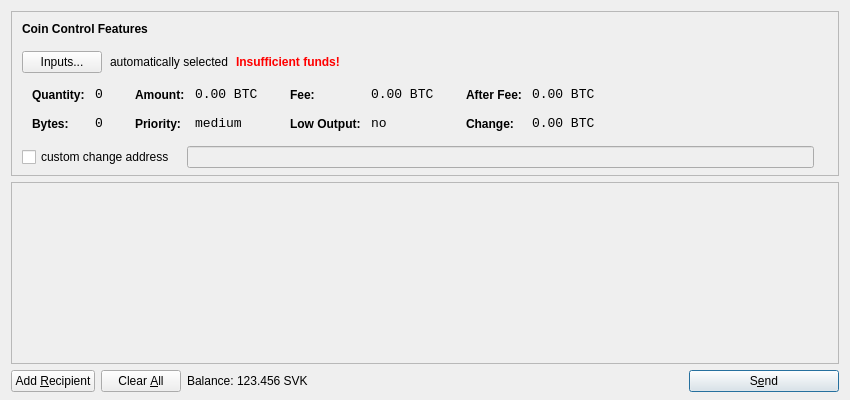
<?xml version="1.0" encoding="UTF-8"?>
<ui version="4.0">
 <class>SendCoinsDialog</class>
 <widget class="QDialog" name="SendCoinsDialog">
  <property name="geometry">
   <rect>
    <x>0</x>
    <y>0</y>
    <width>850</width>
    <height>400</height>
   </rect>
  </property>
  <property name="windowTitle">
   <string>Send Coins</string>
  </property>
  <layout class="QVBoxLayout" name="verticalLayout" stretch="0,1,0">
   <property name="bottomMargin">
    <number>8</number>
   </property>
   <item>
    <widget class="QFrame" name="frameCoinControl">
     <property name="sizePolicy">
      <sizepolicy hsizetype="Expanding" vsizetype="Expanding">
       <horstretch>0</horstretch>
       <verstretch>0</verstretch>
      </sizepolicy>
     </property>
     <property name="maximumSize">
      <size>
       <width>16777215</width>
       <height>16777215</height>
      </size>
     </property>
     <property name="frameShape">
      <enum>QFrame::StyledPanel</enum>
     </property>
     <property name="frameShadow">
      <enum>QFrame::Sunken</enum>
     </property>
     <layout class="QVBoxLayout" name="verticalLayoutCoinControl2">
      <property name="spacing">
       <number>-1</number>
      </property>
      <property name="leftMargin">
       <number>0</number>
      </property>
      <property name="topMargin">
       <number>0</number>
      </property>
      <property name="rightMargin">
       <number>0</number>
      </property>
      <property name="bottomMargin">
       <number>6</number>
      </property>
      <item>
       <layout class="QVBoxLayout" name="verticalLayoutCoinControl" stretch="0,0,0,0,1">
        <property name="spacing">
         <number>0</number>
        </property>
        <property name="leftMargin">
         <number>10</number>
        </property>
        <property name="topMargin">
         <number>10</number>
        </property>
        <item>
         <layout class="QHBoxLayout" name="horizontalLayoutCoinControl1">
          <property name="bottomMargin">
           <number>15</number>
          </property>
          <item>
           <widget class="QLabel" name="labelCoinControlFeatures">
            <property name="sizePolicy">
             <sizepolicy hsizetype="Preferred" vsizetype="Maximum">
              <horstretch>0</horstretch>
              <verstretch>0</verstretch>
             </sizepolicy>
            </property>
            <property name="font">
             <font>
              <weight>75</weight>
              <bold>true</bold>
             </font>
            </property>
            <property name="styleSheet">
             <string notr="true">font-weight:bold;</string>
            </property>
            <property name="text">
             <string>Coin Control Features</string>
            </property>
           </widget>
          </item>
         </layout>
        </item>
        <item>
         <layout class="QHBoxLayout" name="horizontalLayoutCoinControl2" stretch="0,0,0,0">
          <property name="spacing">
           <number>8</number>
          </property>
          <property name="bottomMargin">
           <number>10</number>
          </property>
          <item>
           <widget class="QPushButton" name="pushButtonCoinControl">
            <property name="styleSheet">
             <string notr="true"/>
            </property>
            <property name="text">
             <string>Inputs...</string>
            </property>
           </widget>
          </item>
          <item>
           <widget class="QLabel" name="labelCoinControlAutomaticallySelected">
            <property name="text">
             <string>automatically selected</string>
            </property>
            <property name="margin">
             <number>5</number>
            </property>
           </widget>
          </item>
          <item>
           <widget class="QLabel" name="labelCoinControlInsuffFunds">
            <property name="font">
             <font>
              <weight>75</weight>
              <bold>true</bold>
             </font>
            </property>
            <property name="styleSheet">
             <string notr="true">color:red;font-weight:bold;</string>
            </property>
            <property name="text">
             <string>Insufficient funds!</string>
            </property>
            <property name="margin">
             <number>5</number>
            </property>
           </widget>
          </item>
          <item>
           <spacer name="horizontalSpacerCoinControl">
            <property name="orientation">
             <enum>Qt::Horizontal</enum>
            </property>
            <property name="sizeHint" stdset="0">
             <size>
              <width>40</width>
              <height>1</height>
             </size>
            </property>
           </spacer>
          </item>
         </layout>
        </item>
        <item>
         <widget class="QWidget" name="widgetCoinControl" native="true">
          <property name="sizePolicy">
           <sizepolicy hsizetype="Preferred" vsizetype="Preferred">
            <horstretch>0</horstretch>
            <verstretch>0</verstretch>
           </sizepolicy>
          </property>
          <property name="minimumSize">
           <size>
            <width>0</width>
            <height>0</height>
           </size>
          </property>
          <property name="styleSheet">
           <string notr="true"/>
          </property>
          <layout class="QHBoxLayout" name="horizontalLayoutCoinControl5">
           <property name="margin">
            <number>0</number>
           </property>
           <item>
            <layout class="QHBoxLayout" name="horizontalLayoutCoinControl3" stretch="0,0,0,1">
             <property name="spacing">
              <number>20</number>
             </property>
             <property name="topMargin">
              <number>0</number>
             </property>
             <property name="bottomMargin">
              <number>10</number>
             </property>
             <item>
              <layout class="QFormLayout" name="formLayoutCoinControl1">
               <property name="horizontalSpacing">
                <number>10</number>
               </property>
               <property name="verticalSpacing">
                <number>14</number>
               </property>
               <property name="leftMargin">
                <number>10</number>
               </property>
               <property name="topMargin">
                <number>4</number>
               </property>
               <property name="rightMargin">
                <number>6</number>
               </property>
               <item row="0" column="0">
                <widget class="QLabel" name="labelCoinControlQuantityText">
                 <property name="styleSheet">
                  <string notr="true">font-weight:bold;</string>
                 </property>
                 <property name="text">
                  <string>Quantity:</string>
                 </property>
                 <property name="margin">
                  <number>0</number>
                 </property>
                </widget>
               </item>
               <item row="0" column="1">
                <widget class="QLabel" name="labelCoinControlQuantity">
                 <property name="font">
                  <font>
                   <family>Monospace</family>
                   <pointsize>10</pointsize>
                  </font>
                 </property>
                 <property name="cursor">
                  <cursorShape>IBeamCursor</cursorShape>
                 </property>
                 <property name="contextMenuPolicy">
                  <enum>Qt::ActionsContextMenu</enum>
                 </property>
                 <property name="text">
                  <string notr="true">0</string>
                 </property>
                 <property name="margin">
                  <number>0</number>
                 </property>
                 <property name="textInteractionFlags">
                  <set>Qt::LinksAccessibleByMouse|Qt::TextSelectableByKeyboard|Qt::TextSelectableByMouse</set>
                 </property>
                </widget>
               </item>
               <item row="1" column="0">
                <widget class="QLabel" name="labelCoinControlBytesText">
                 <property name="styleSheet">
                  <string notr="true">font-weight:bold;</string>
                 </property>
                 <property name="text">
                  <string>Bytes:</string>
                 </property>
                </widget>
               </item>
               <item row="1" column="1">
                <widget class="QLabel" name="labelCoinControlBytes">
                 <property name="font">
                  <font>
                   <family>Monospace</family>
                   <pointsize>10</pointsize>
                  </font>
                 </property>
                 <property name="cursor">
                  <cursorShape>IBeamCursor</cursorShape>
                 </property>
                 <property name="contextMenuPolicy">
                  <enum>Qt::ActionsContextMenu</enum>
                 </property>
                 <property name="text">
                  <string notr="true">0</string>
                 </property>
                 <property name="textInteractionFlags">
                  <set>Qt::LinksAccessibleByMouse|Qt::TextSelectableByKeyboard|Qt::TextSelectableByMouse</set>
                 </property>
                </widget>
               </item>
              </layout>
             </item>
             <item>
              <layout class="QFormLayout" name="formLayoutCoinControl2">
               <property name="horizontalSpacing">
                <number>10</number>
               </property>
               <property name="verticalSpacing">
                <number>14</number>
               </property>
               <property name="leftMargin">
                <number>6</number>
               </property>
               <property name="topMargin">
                <number>4</number>
               </property>
               <property name="rightMargin">
                <number>6</number>
               </property>
               <item row="0" column="0">
                <widget class="QLabel" name="labelCoinControlAmountText">
                 <property name="styleSheet">
                  <string notr="true">font-weight:bold;</string>
                 </property>
                 <property name="text">
                  <string>Amount:</string>
                 </property>
                 <property name="margin">
                  <number>0</number>
                 </property>
                </widget>
               </item>
               <item row="0" column="1">
                <widget class="QLabel" name="labelCoinControlAmount">
                 <property name="font">
                  <font>
                   <family>Monospace</family>
                   <pointsize>10</pointsize>
                  </font>
                 </property>
                 <property name="cursor">
                  <cursorShape>IBeamCursor</cursorShape>
                 </property>
                 <property name="contextMenuPolicy">
                  <enum>Qt::ActionsContextMenu</enum>
                 </property>
                 <property name="text">
                  <string notr="true">0.00 BTC</string>
                 </property>
                 <property name="textInteractionFlags">
                  <set>Qt::LinksAccessibleByMouse|Qt::TextSelectableByKeyboard|Qt::TextSelectableByMouse</set>
                 </property>
                </widget>
               </item>
               <item row="1" column="0">
                <widget class="QLabel" name="labelCoinControlPriorityText">
                 <property name="styleSheet">
                  <string notr="true">font-weight:bold;</string>
                 </property>
                 <property name="text">
                  <string>Priority:</string>
                 </property>
                </widget>
               </item>
               <item row="1" column="1">
                <widget class="QLabel" name="labelCoinControlPriority">
                 <property name="font">
                  <font>
                   <family>Monospace</family>
                   <pointsize>10</pointsize>
                  </font>
                 </property>
                 <property name="cursor">
                  <cursorShape>IBeamCursor</cursorShape>
                 </property>
                 <property name="contextMenuPolicy">
                  <enum>Qt::ActionsContextMenu</enum>
                 </property>
                 <property name="text">
                  <string>medium</string>
                 </property>
                 <property name="textInteractionFlags">
                  <set>Qt::LinksAccessibleByMouse|Qt::TextSelectableByKeyboard|Qt::TextSelectableByMouse</set>
                 </property>
                </widget>
               </item>
              </layout>
             </item>
             <item>
              <layout class="QFormLayout" name="formLayoutCoinControl3">
               <property name="horizontalSpacing">
                <number>10</number>
               </property>
               <property name="verticalSpacing">
                <number>14</number>
               </property>
               <property name="leftMargin">
                <number>6</number>
               </property>
               <property name="topMargin">
                <number>4</number>
               </property>
               <property name="rightMargin">
                <number>6</number>
               </property>
               <item row="0" column="0">
                <widget class="QLabel" name="labelCoinControlFeeText">
                 <property name="styleSheet">
                  <string notr="true">font-weight:bold;</string>
                 </property>
                 <property name="text">
                  <string>Fee:</string>
                 </property>
                 <property name="margin">
                  <number>0</number>
                 </property>
                </widget>
               </item>
               <item row="0" column="1">
                <widget class="QLabel" name="labelCoinControlFee">
                 <property name="font">
                  <font>
                   <family>Monospace</family>
                   <pointsize>10</pointsize>
                  </font>
                 </property>
                 <property name="cursor">
                  <cursorShape>IBeamCursor</cursorShape>
                 </property>
                 <property name="contextMenuPolicy">
                  <enum>Qt::ActionsContextMenu</enum>
                 </property>
                 <property name="text">
                  <string notr="true">0.00 BTC</string>
                 </property>
                 <property name="textInteractionFlags">
                  <set>Qt::LinksAccessibleByMouse|Qt::TextSelectableByKeyboard|Qt::TextSelectableByMouse</set>
                 </property>
                </widget>
               </item>
               <item row="1" column="0">
                <widget class="QLabel" name="labelCoinControlLowOutputText">
                 <property name="styleSheet">
                  <string notr="true">font-weight:bold;</string>
                 </property>
                 <property name="text">
                  <string>Low Output:</string>
                 </property>
                </widget>
               </item>
               <item row="1" column="1">
                <widget class="QLabel" name="labelCoinControlLowOutput">
                 <property name="font">
                  <font>
                   <family>Monospace</family>
                   <pointsize>10</pointsize>
                  </font>
                 </property>
                 <property name="cursor">
                  <cursorShape>IBeamCursor</cursorShape>
                 </property>
                 <property name="contextMenuPolicy">
                  <enum>Qt::ActionsContextMenu</enum>
                 </property>
                 <property name="text">
                  <string>no</string>
                 </property>
                 <property name="textInteractionFlags">
                  <set>Qt::LinksAccessibleByMouse|Qt::TextSelectableByKeyboard|Qt::TextSelectableByMouse</set>
                 </property>
                </widget>
               </item>
              </layout>
             </item>
             <item>
              <layout class="QFormLayout" name="formLayoutCoinControl4">
               <property name="horizontalSpacing">
                <number>10</number>
               </property>
               <property name="verticalSpacing">
                <number>14</number>
               </property>
               <property name="leftMargin">
                <number>6</number>
               </property>
               <property name="topMargin">
                <number>4</number>
               </property>
               <property name="rightMargin">
                <number>6</number>
               </property>
               <item row="0" column="0">
                <widget class="QLabel" name="labelCoinControlAfterFeeText">
                 <property name="styleSheet">
                  <string notr="true">font-weight:bold;</string>
                 </property>
                 <property name="text">
                  <string>After Fee:</string>
                 </property>
                 <property name="margin">
                  <number>0</number>
                 </property>
                </widget>
               </item>
               <item row="0" column="1">
                <widget class="QLabel" name="labelCoinControlAfterFee">
                 <property name="font">
                  <font>
                   <family>Monospace</family>
                   <pointsize>10</pointsize>
                  </font>
                 </property>
                 <property name="cursor">
                  <cursorShape>IBeamCursor</cursorShape>
                 </property>
                 <property name="contextMenuPolicy">
                  <enum>Qt::ActionsContextMenu</enum>
                 </property>
                 <property name="text">
                  <string notr="true">0.00 BTC</string>
                 </property>
                 <property name="textInteractionFlags">
                  <set>Qt::LinksAccessibleByMouse|Qt::TextSelectableByKeyboard|Qt::TextSelectableByMouse</set>
                 </property>
                </widget>
               </item>
               <item row="1" column="0">
                <widget class="QLabel" name="labelCoinControlChangeText">
                 <property name="styleSheet">
                  <string notr="true">font-weight:bold;</string>
                 </property>
                 <property name="text">
                  <string>Change:</string>
                 </property>
                </widget>
               </item>
               <item row="1" column="1">
                <widget class="QLabel" name="labelCoinControlChange">
                 <property name="font">
                  <font>
                   <family>Monospace</family>
                   <pointsize>10</pointsize>
                  </font>
                 </property>
                 <property name="cursor">
                  <cursorShape>IBeamCursor</cursorShape>
                 </property>
                 <property name="contextMenuPolicy">
                  <enum>Qt::ActionsContextMenu</enum>
                 </property>
                 <property name="text">
                  <string notr="true">0.00 BTC</string>
                 </property>
                 <property name="textInteractionFlags">
                  <set>Qt::LinksAccessibleByMouse|Qt::TextSelectableByKeyboard|Qt::TextSelectableByMouse</set>
                 </property>
                </widget>
               </item>
              </layout>
             </item>
            </layout>
           </item>
          </layout>
         </widget>
        </item>
        <item>
         <layout class="QHBoxLayout" name="horizontalLayoutCoinControl4" stretch="0,0,0">
          <property name="spacing">
           <number>12</number>
          </property>
          <property name="sizeConstraint">
           <enum>QLayout::SetDefaultConstraint</enum>
          </property>
          <property name="topMargin">
           <number>5</number>
          </property>
          <property name="rightMargin">
           <number>5</number>
          </property>
          <item>
           <widget class="QCheckBox" name="checkBoxCoinControlChange">
            <property name="text">
             <string>custom change address</string>
            </property>
           </widget>
          </item>
          <item>
           <widget class="QLineEdit" name="lineEditCoinControlChange">
            <property name="enabled">
             <bool>false</bool>
            </property>
            <property name="sizePolicy">
             <sizepolicy hsizetype="Expanding" vsizetype="Fixed">
              <horstretch>0</horstretch>
              <verstretch>0</verstretch>
             </sizepolicy>
            </property>
           </widget>
          </item>
          <item>
           <widget class="QLabel" name="labelCoinControlChangeLabel">
            <property name="sizePolicy">
             <sizepolicy hsizetype="Preferred" vsizetype="Expanding">
              <horstretch>0</horstretch>
              <verstretch>0</verstretch>
             </sizepolicy>
            </property>
            <property name="minimumSize">
             <size>
              <width>0</width>
              <height>0</height>
             </size>
            </property>
            <property name="text">
             <string/>
            </property>
            <property name="margin">
             <number>3</number>
            </property>
           </widget>
          </item>
         </layout>
        </item>
        <item>
         <spacer name="verticalSpacerCoinControl">
          <property name="orientation">
           <enum>Qt::Vertical</enum>
          </property>
          <property name="sizeHint" stdset="0">
           <size>
            <width>800</width>
            <height>1</height>
           </size>
          </property>
         </spacer>
        </item>
       </layout>
      </item>
     </layout>
    </widget>
   </item>
   <item>
    <widget class="QScrollArea" name="scrollArea">
     <property name="widgetResizable">
      <bool>true</bool>
     </property>
     <widget class="QWidget" name="scrollAreaWidgetContents">
      <property name="geometry">
       <rect>
        <x>0</x>
        <y>0</y>
        <width>830</width>
        <height>165</height>
       </rect>
      </property>
      <layout class="QVBoxLayout" name="verticalLayout_2">
       <property name="margin">
        <number>0</number>
       </property>
       <item>
        <layout class="QVBoxLayout" name="entries">
         <property name="spacing">
          <number>6</number>
         </property>
        </layout>
       </item>
       <item>
        <spacer name="verticalSpacer">
         <property name="orientation">
          <enum>Qt::Vertical</enum>
         </property>
         <property name="sizeHint" stdset="0">
          <size>
           <width>20</width>
           <height>40</height>
          </size>
         </property>
        </spacer>
       </item>
      </layout>
     </widget>
    </widget>
   </item>
   <item>
    <layout class="QHBoxLayout" name="horizontalLayout">
     <item>
      <widget class="QPushButton" name="addButton">
       <property name="toolTip">
        <string>Send to multiple recipients at once</string>
       </property>
       <property name="text">
        <string>Add &amp;Recipient</string>
       </property>
       <property name="icon">
        <iconset resource="../bitcoin.qrc">
         <normaloff>:/icons/add</normaloff>:/icons/add</iconset>
       </property>
       <property name="autoDefault">
        <bool>false</bool>
       </property>
      </widget>
     </item>
     <item>
      <widget class="QPushButton" name="clearButton">
       <property name="sizePolicy">
        <sizepolicy hsizetype="Minimum" vsizetype="Fixed">
         <horstretch>0</horstretch>
         <verstretch>0</verstretch>
        </sizepolicy>
       </property>
       <property name="toolTip">
        <string>Remove all transaction fields</string>
       </property>
       <property name="text">
        <string>Clear &amp;All</string>
       </property>
       <property name="icon">
        <iconset resource="../bitcoin.qrc">
         <normaloff>:/icons/remove</normaloff>:/icons/remove</iconset>
       </property>
       <property name="autoRepeatDelay">
        <number>300</number>
       </property>
       <property name="autoDefault">
        <bool>false</bool>
       </property>
      </widget>
     </item>
     <item>
      <layout class="QHBoxLayout" name="horizontalLayout_2">
       <property name="spacing">
        <number>3</number>
       </property>
       <item>
        <widget class="QLabel" name="label">
         <property name="text">
          <string>Balance:</string>
         </property>
        </widget>
       </item>
       <item>
        <widget class="QLabel" name="labelBalance">
         <property name="cursor">
          <cursorShape>IBeamCursor</cursorShape>
         </property>
         <property name="text">
          <string>123.456 SVK</string>
         </property>
         <property name="textInteractionFlags">
          <set>Qt::LinksAccessibleByMouse|Qt::TextSelectableByKeyboard|Qt::TextSelectableByMouse</set>
         </property>
        </widget>
       </item>
      </layout>
     </item>
     <item>
      <spacer name="horizontalSpacer">
       <property name="orientation">
        <enum>Qt::Horizontal</enum>
       </property>
       <property name="sizeHint" stdset="0">
        <size>
         <width>40</width>
         <height>20</height>
        </size>
       </property>
      </spacer>
     </item>
     <item>
      <widget class="QPushButton" name="sendButton">
       <property name="minimumSize">
        <size>
         <width>150</width>
         <height>0</height>
        </size>
       </property>
       <property name="toolTip">
        <string>Confirm the send action</string>
       </property>
       <property name="text">
        <string>S&amp;end</string>
       </property>
       <property name="icon">
        <iconset resource="../bitcoin.qrc">
         <normaloff>:/icons/send</normaloff>:/icons/send</iconset>
       </property>
       <property name="default">
        <bool>true</bool>
       </property>
      </widget>
     </item>
    </layout>
   </item>
  </layout>
 </widget>
 <resources>
  <include location="../bitcoin.qrc"/>
 </resources>
 <connections/>
</ui>
